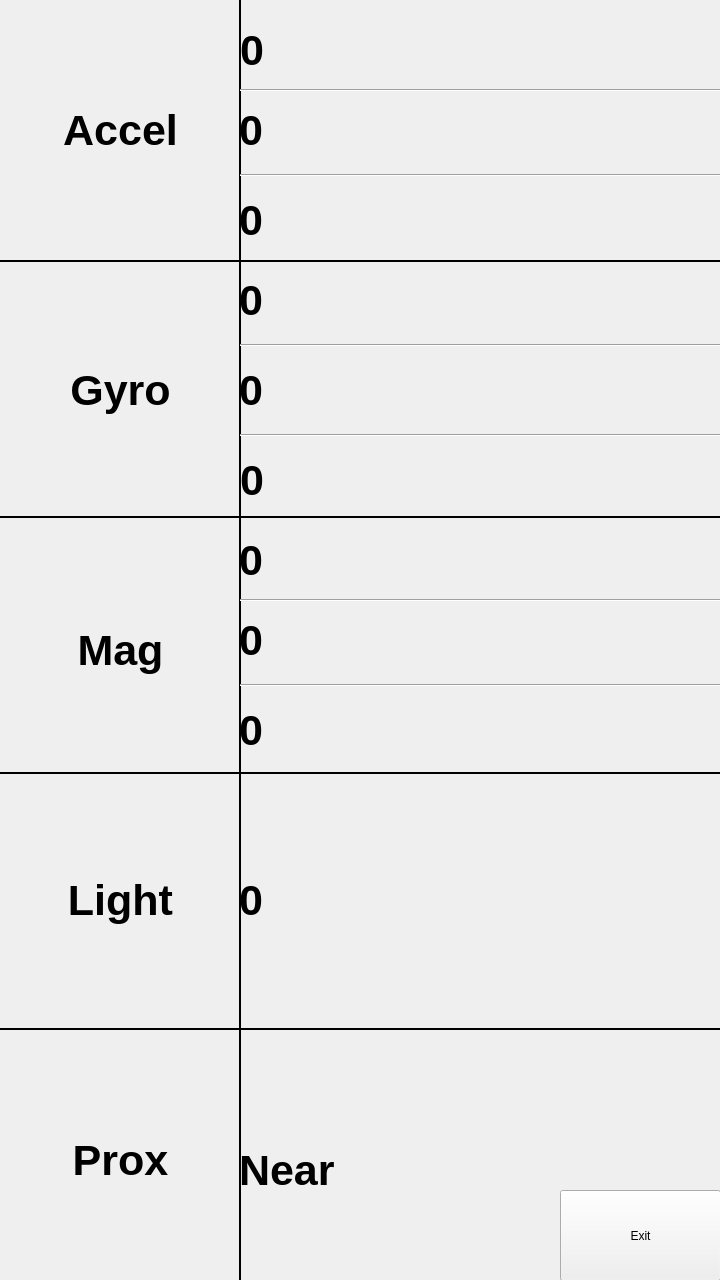
<?xml version="1.0" encoding="UTF-8"?>
<ui version="4.0">
 <class>Widget</class>
 <widget class="QWidget" name="Widget">
  <property name="enabled">
   <bool>true</bool>
  </property>
  <property name="geometry">
   <rect>
    <x>0</x>
    <y>0</y>
    <width>720</width>
    <height>1280</height>
   </rect>
  </property>
  <property name="windowTitle">
   <string>Widget</string>
  </property>
  <widget class="Line" name="line">
   <property name="geometry">
    <rect>
     <x>0</x>
     <y>256</y>
     <width>720</width>
     <height>10</height>
    </rect>
   </property>
   <property name="frameShadow">
    <enum>QFrame::Plain</enum>
   </property>
   <property name="lineWidth">
    <number>2</number>
   </property>
   <property name="orientation">
    <enum>Qt::Horizontal</enum>
   </property>
  </widget>
  <widget class="Line" name="line_2">
   <property name="geometry">
    <rect>
     <x>0</x>
     <y>512</y>
     <width>720</width>
     <height>10</height>
    </rect>
   </property>
   <property name="frameShadow">
    <enum>QFrame::Plain</enum>
   </property>
   <property name="lineWidth">
    <number>2</number>
   </property>
   <property name="orientation">
    <enum>Qt::Horizontal</enum>
   </property>
  </widget>
  <widget class="Line" name="line_4">
   <property name="geometry">
    <rect>
     <x>0</x>
     <y>1024</y>
     <width>720</width>
     <height>10</height>
    </rect>
   </property>
   <property name="frameShadow">
    <enum>QFrame::Plain</enum>
   </property>
   <property name="lineWidth">
    <number>2</number>
   </property>
   <property name="orientation">
    <enum>Qt::Horizontal</enum>
   </property>
  </widget>
  <widget class="Line" name="line_3">
   <property name="geometry">
    <rect>
     <x>0</x>
     <y>768</y>
     <width>720</width>
     <height>10</height>
    </rect>
   </property>
   <property name="frameShadow">
    <enum>QFrame::Plain</enum>
   </property>
   <property name="lineWidth">
    <number>2</number>
   </property>
   <property name="orientation">
    <enum>Qt::Horizontal</enum>
   </property>
  </widget>
  <widget class="QLabel" name="label_acc">
   <property name="geometry">
    <rect>
     <x>0</x>
     <y>90</y>
     <width>241</width>
     <height>80</height>
    </rect>
   </property>
   <property name="font">
    <font>
     <pointsize>32</pointsize>
	 <bold>true</bold>
    </font>
   </property>
   <property name="text">
    <string>Accel</string>
   </property>
   <property name="alignment">
    <set>Qt::AlignCenter</set>
   </property>
  </widget>
  <widget class="Line" name="line_5">
   <property name="geometry">
    <rect>
     <x>235</x>
     <y>0</y>
     <width>10</width>
     <height>1280</height>
    </rect>
   </property>
   <property name="frameShadow">
    <enum>QFrame::Plain</enum>
   </property>
   <property name="lineWidth">
    <number>2</number>
   </property>
   <property name="orientation">
    <enum>Qt::Vertical</enum>
   </property>
  </widget>
  <widget class="Line" name="line_6">
   <property name="geometry">
    <rect>
     <x>240</x>
     <y>85</y>
     <width>485</width>
     <height>10</height>
    </rect>
   </property>
   <property name="orientation">
    <enum>Qt::Horizontal</enum>
   </property>
  </widget>
  <widget class="Line" name="line_7">
   <property name="geometry">
    <rect>
     <x>240</x>
     <y>170</y>
     <width>485</width>
     <height>10</height>
    </rect>
   </property>
   <property name="orientation">
    <enum>Qt::Horizontal</enum>
   </property>
  </widget>
  <widget class="Line" name="line_8">
   <property name="geometry">
    <rect>
     <x>240</x>
     <y>340</y>
     <width>485</width>
     <height>10</height>
    </rect>
   </property>
   <property name="orientation">
    <enum>Qt::Horizontal</enum>
   </property>
  </widget>
  <widget class="Line" name="line_9">
   <property name="geometry">
    <rect>
     <x>240</x>
     <y>430</y>
     <width>485</width>
     <height>10</height>
    </rect>
   </property>
   <property name="orientation">
    <enum>Qt::Horizontal</enum>
   </property>
  </widget>
  <widget class="Line" name="line_10">
   <property name="geometry">
    <rect>
     <x>240</x>
     <y>595</y>
     <width>485</width>
     <height>10</height>
    </rect>
   </property>
   <property name="orientation">
    <enum>Qt::Horizontal</enum>
   </property>
  </widget>
  <widget class="Line" name="line_11">
   <property name="geometry">
    <rect>
     <x>240</x>
     <y>680</y>
     <width>485</width>
     <height>10</height>
    </rect>
   </property>
   <property name="orientation">
    <enum>Qt::Horizontal</enum>
   </property>
  </widget>
  <widget class="QLabel" name="label_gyo">
   <property name="geometry">
    <rect>
     <x>0</x>
     <y>350</y>
     <width>241</width>
     <height>80</height>
    </rect>
   </property>
   <property name="font">
    <font>
     <pointsize>32</pointsize>
	 <bold>true</bold>
    </font>
   </property>
   <property name="text">
    <string>Gyro</string>
   </property>
   <property name="alignment">
    <set>Qt::AlignCenter</set>
   </property>
  </widget>
  <widget class="QLabel" name="label_lig">
   <property name="geometry">
    <rect>
     <x>0</x>
     <y>860</y>
     <width>241</width>
     <height>80</height>
    </rect>
   </property>
   <property name="font">
    <font>
     <pointsize>32</pointsize>
	 <bold>true</bold>
    </font>
   </property>
   <property name="text">
    <string>Light</string>
   </property>
   <property name="alignment">
    <set>Qt::AlignCenter</set>
   </property>
  </widget>
  <widget class="QLabel" name="label_pro">
   <property name="geometry">
    <rect>
     <x>0</x>
     <y>1120</y>
     <width>241</width>
     <height>80</height>
    </rect>
   </property>
   <property name="font">
    <font>
     <pointsize>32</pointsize>
	 <bold>true</bold>
    </font>
   </property>
   <property name="text">
    <string>Prox</string>
   </property>
   <property name="alignment">
    <set>Qt::AlignCenter</set>
   </property>
  </widget>
  <widget class="QLabel" name="label_acc_x">
   <property name="geometry">
    <rect>
     <x>240</x>
     <y>10</y>
     <width>471</width>
     <height>80</height>
    </rect>
   </property>
   <property name="font">
    <font>
     <pointsize>32</pointsize>
	 <bold>true</bold>
    </font>
   </property>
   <property name="text">
    <string>0</string>
   </property>
  </widget>
  <widget class="QLabel" name="label_acc_y">
   <property name="geometry">
    <rect>
     <x>239</x>
     <y>90</y>
     <width>481</width>
     <height>80</height>
    </rect>
   </property>
   <property name="font">
    <font>
     <pointsize>32</pointsize>
	 <bold>true</bold>
    </font>
   </property>
   <property name="text">
    <string>0</string>
   </property>
  </widget>
  <widget class="QLabel" name="label_acc_z">
   <property name="geometry">
    <rect>
     <x>239</x>
     <y>180</y>
     <width>481</width>
     <height>80</height>
    </rect>
   </property>
   <property name="font">
    <font>
     <pointsize>32</pointsize>
	 <bold>true</bold>
    </font>
   </property>
   <property name="text">
    <string>0</string>
   </property>
  </widget>
  <widget class="QLabel" name="label_mag">
   <property name="geometry">
    <rect>
     <x>0</x>
     <y>610</y>
     <width>241</width>
     <height>80</height>
    </rect>
   </property>
   <property name="font">
    <font>
     <pointsize>32</pointsize>
	 <bold>true</bold>
    </font>
   </property>
   <property name="text">
    <string>Mag</string>
   </property>
   <property name="alignment">
    <set>Qt::AlignCenter</set>
   </property>
  </widget>
  <widget class="QLabel" name="label_gyo_z">
   <property name="geometry">
    <rect>
     <x>240</x>
     <y>440</y>
     <width>481</width>
     <height>80</height>
    </rect>
   </property>
   <property name="font">
    <font>
     <pointsize>32</pointsize>
	 <bold>true</bold>
    </font>
   </property>
   <property name="text">
    <string>0</string>
   </property>
  </widget>
  <widget class="QLabel" name="label_gyo_y">
   <property name="geometry">
    <rect>
     <x>239</x>
     <y>350</y>
     <width>481</width>
     <height>80</height>
    </rect>
   </property>
   <property name="font">
    <font>
     <pointsize>32</pointsize>
	 <bold>true</bold>
    </font>
   </property>
   <property name="text">
    <string>0</string>
   </property>
  </widget>
  <widget class="QLabel" name="label_gyo_x">
   <property name="geometry">
    <rect>
     <x>239</x>
     <y>260</y>
     <width>481</width>
     <height>80</height>
    </rect>
   </property>
   <property name="font">
    <font>
     <pointsize>32</pointsize>
	 <bold>true</bold>
    </font>
   </property>
   <property name="text">
    <string>0</string>
   </property>
  </widget>
  <widget class="QLabel" name="label_mag_z">
   <property name="geometry">
    <rect>
     <x>239</x>
     <y>690</y>
     <width>481</width>
     <height>80</height>
    </rect>
   </property>
   <property name="font">
    <font>
     <pointsize>32</pointsize>
	 <bold>true</bold>
    </font>
   </property>
   <property name="text">
    <string>0</string>
   </property>
  </widget>
  <widget class="QLabel" name="label_mag_y">
   <property name="geometry">
    <rect>
     <x>239</x>
     <y>600</y>
     <width>481</width>
     <height>80</height>
    </rect>
   </property>
   <property name="font">
    <font>
     <pointsize>32</pointsize>
	 <bold>true</bold>
    </font>
   </property>
   <property name="text">
    <string>0</string>
   </property>
  </widget>
  <widget class="QLabel" name="label_mag_x">
   <property name="geometry">
    <rect>
     <x>239</x>
     <y>520</y>
     <width>481</width>
     <height>80</height>
    </rect>
   </property>
   <property name="font">
    <font>
     <pointsize>32</pointsize>
	 <bold>true</bold>
    </font>
   </property>
   <property name="text">
    <string>0</string>
   </property>
  </widget>
  <widget class="QLabel" name="label_lig_x">
   <property name="geometry">
    <rect>
     <x>239</x>
     <y>860</y>
     <width>481</width>
     <height>80</height>
    </rect>
   </property>
   <property name="font">
    <font>
     <pointsize>32</pointsize>
	 <bold>true</bold>
    </font>
   </property>
   <property name="text">
    <string>0</string>
   </property>
  </widget>
  <widget class="QLabel" name="label_pro_x">
   <property name="geometry">
    <rect>
     <x>239</x>
     <y>1130</y>
     <width>481</width>
     <height>80</height>
    </rect>
   </property>
   <property name="font">
    <font>
     <pointsize>32</pointsize>
	 <bold>true</bold>
    </font>
   </property>
   <property name="text">
    <string>Near</string>
   </property>
  </widget>
  <widget class="QPushButton" name="pushButton_Exit">
   <property name="geometry">
    <rect>
     <x>560</x>
     <y>1190</y>
     <width>161</width>
     <height>91</height>
    </rect>
   </property>
   <property name="text">
    <string>Exit</string>
   </property>
  </widget>
 </widget>
 <layoutdefault spacing="6" margin="11"/>
 <resources/>
 <connections/>
</ui>
